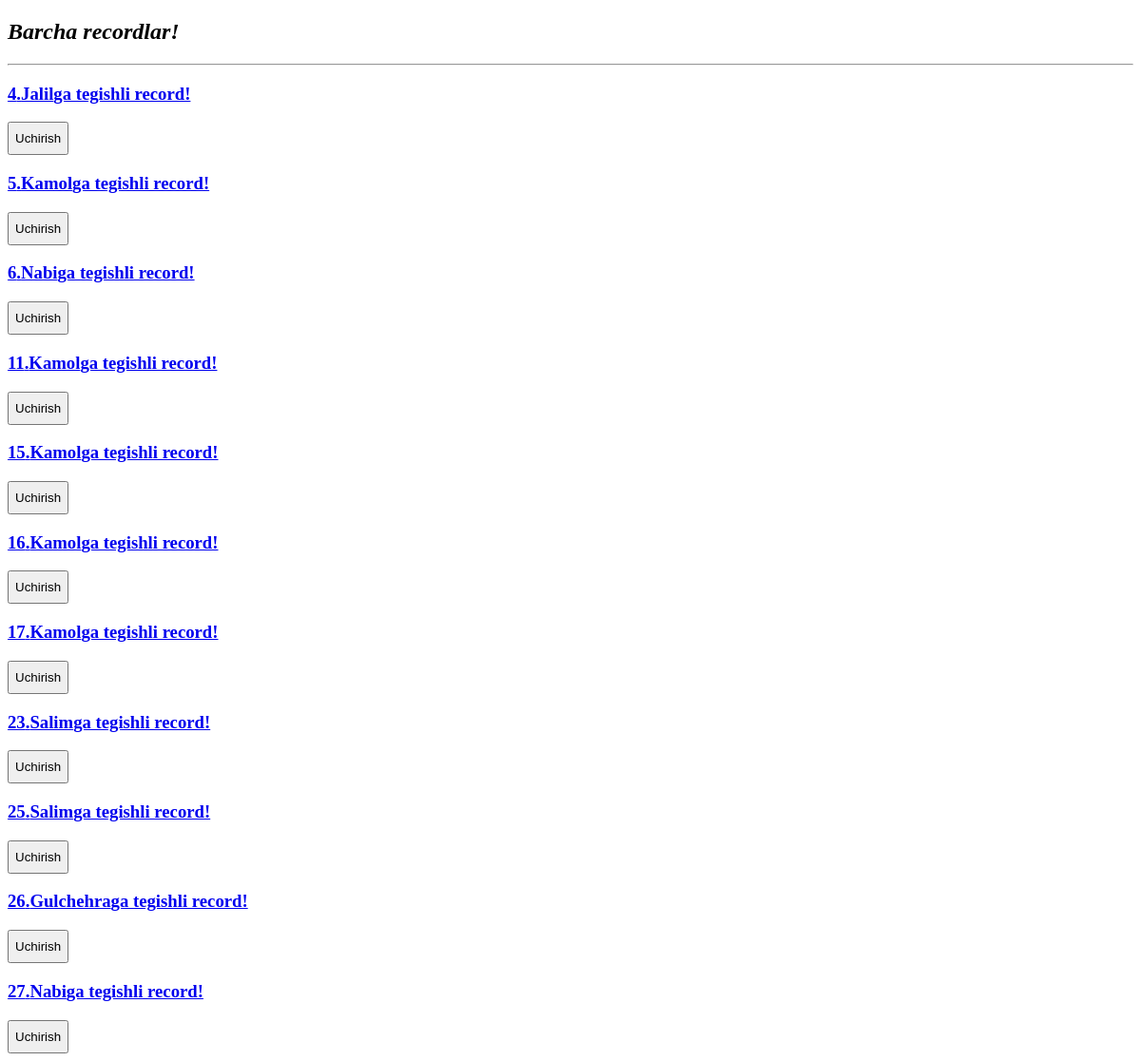
Page /one_record/ on the earlier database version.
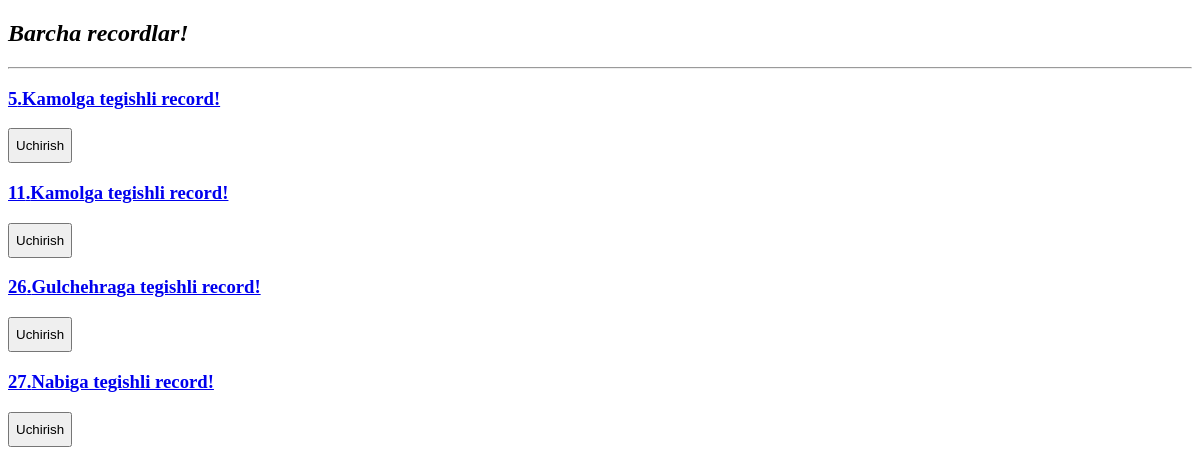
Same page on the later database version.
### asosiy/models.py (models this page shows, shortened)
class Record(models.Model):
    talaba_fk=models.ForeignKey(Talaba,on_delete=models.CASCADE)
    kitob_fk=models.ForeignKey(Kitob,on_delete=models.CASCADE)
    admin_fk=models.ForeignKey(Admin,on_delete=models.CASCADE)
    olingan_sana=models.DateTimeField()
    qaytarish_sana=models.DateTimeField()
    qaytarildi=models.BooleanField()

class Talaba(models.Model):
    ism=models.CharField(max_length=25)
    bitiruvchi=models.BooleanField()
    kurs=models.SmallIntegerField()
    kitoblar_soni=models.SmallIntegerField(default=0)
    class Meta:
        ordering=('ism',) # tartiblash  uchun

### asosiy/views.py (the view)
# urls.py: path('one_record/',one_record),
def one_record(request):
    l={'rec':Record.objects.all()}
    return render(request,'one_record.html',l)

### templates/one_record.html (shortened to what this page needs)
<!DOCTYPE html>
<html lang="en">
<head>
</head>
<body>
<h2><em>Barcha recordlar!</em></h2>
<hr>
{% for i in rec%}
<h3> <a href="/more_record/{{i.id}}"> {{i.id}}.{{i.talaba_fk.ism}}ga tegishli record!</a></h3>
<a href="/record_delete/{{i.id}}/"><button class="buttun">Uchirish</button></a>
{%endfor%}
</body>
</html>

Differences in the rows shown:
removed Record: id "4", talaba_fk.ism "Jalil"
removed Record: id "6", talaba_fk.ism "Nabi"
removed Record: id "15", talaba_fk.ism "Kamol"
removed Record: id "16", talaba_fk.ism "Kamol"
removed Record: id "17", talaba_fk.ism "Kamol"
removed Record: id "23", talaba_fk.ism "Salim"
removed Record: id "25", talaba_fk.ism "Salim"
